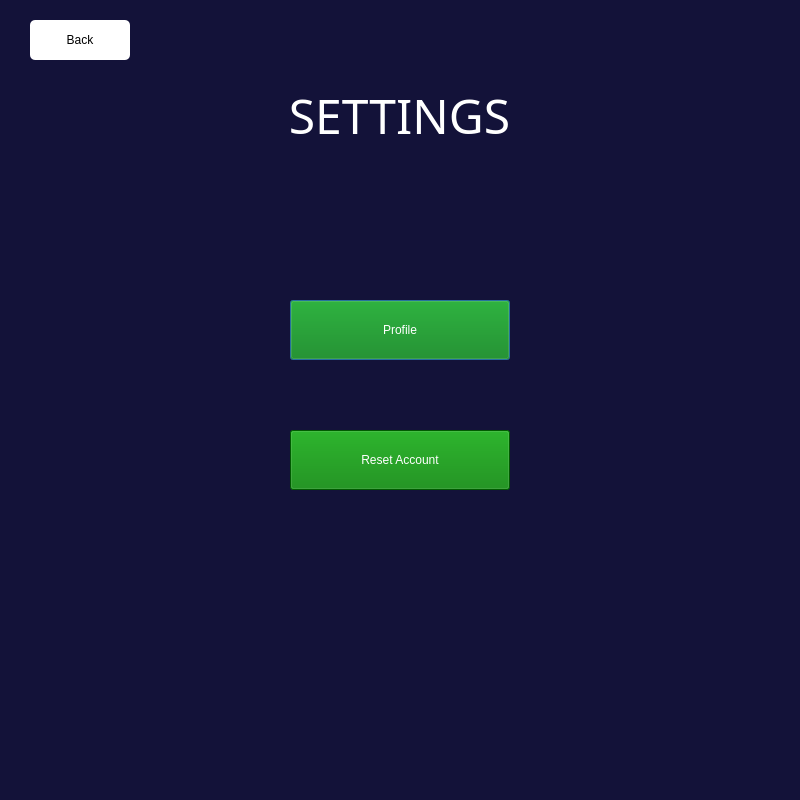
<?xml version="1.0" encoding="UTF-8"?>
<ui version="4.0">
 <class>Dialog</class>
 <widget class="QDialog" name="Dialog">
  <property name="geometry">
   <rect>
    <x>0</x>
    <y>0</y>
    <width>800</width>
    <height>800</height>
   </rect>
  </property>
  <property name="windowTitle">
   <string>Dialog</string>
  </property>
  <property name="styleSheet">
   <string notr="true">background-color:#131239;</string>
  </property>
  <widget class="QPushButton" name="f_profile">
   <property name="geometry">
    <rect>
     <x>290</x>
     <y>300</y>
     <width>220</width>
     <height>60</height>
    </rect>
   </property>
   <property name="styleSheet">
    <string notr="true">font: 16pt &quot;Arial Rounded MT Bold&quot;;
padding:15px;
background-color:green;
color:white;

</string>
   </property>
   <property name="text">
    <string>Profile</string>
   </property>
  </widget>
  <widget class="QPushButton" name="f_resetacc">
   <property name="geometry">
    <rect>
     <x>290</x>
     <y>430</y>
     <width>220</width>
     <height>60</height>
    </rect>
   </property>
   <property name="styleSheet">
    <string notr="true">font: 16pt &quot;Arial Rounded MT Bold&quot;;
padding:15px;
background-color:green;
color:white;

</string>
   </property>
   <property name="text">
    <string>Reset Account</string>
   </property>
  </widget>
  <widget class="QPushButton" name="f_back">
   <property name="geometry">
    <rect>
     <x>30</x>
     <y>20</y>
     <width>100</width>
     <height>40</height>
    </rect>
   </property>
   <property name="cursor">
    <cursorShape>PointingHandCursor</cursorShape>
   </property>
   <property name="styleSheet">
    <string notr="true">font: 75 italic 14pt &quot;Georgia&quot;;
background:white;
border-radius:5px;
color:black;</string>
   </property>
   <property name="text">
    <string>Back</string>
   </property>
   <property name="icon">
    <iconset>
     <normaloff>../Images and icon/Back.png</normaloff>../Images and icon/Back.png</iconset>
   </property>
   <property name="iconSize">
    <size>
     <width>25</width>
     <height>25</height>
    </size>
   </property>
  </widget>
  <widget class="QLabel" name="labelHeading">
   <property name="geometry">
    <rect>
     <x>237</x>
     <y>80</y>
     <width>325</width>
     <height>70</height>
    </rect>
   </property>
   <property name="font">
    <font>
     <family>Copperplate Gothic Light</family>
     <pointsize>36</pointsize>
     <weight>50</weight>
     <italic>false</italic>
     <bold>false</bold>
    </font>
   </property>
   <property name="styleSheet">
    <string notr="true">font: 36pt &quot;Copperplate Gothic Light&quot;;
color:white;

</string>
   </property>
   <property name="text">
    <string>SETTINGS</string>
   </property>
   <property name="alignment">
    <set>Qt::AlignCenter</set>
   </property>
  </widget>
 </widget>
 <resources/>
 <connections/>
</ui>
